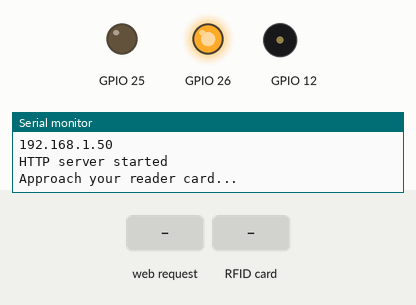
This sketch was run on a simulated ESP32. Parts: output pins drawn as LEDs (lit = HIGH), buzzer (waves = sounding), the last lines printed to the serial monitor. The inputs (shaded band) are chosen by the test bench. WiFi joins after 1.5 s; servers stay silent unless stated; the local clock reads 2024-03-15 10:24:30 at power-on unless the sketch sets it; random numbers use the default seed unless the sketch sets one.

Above: at 2.8 s.
2.9 s: HTTP request GET /set1 received
At 4.2 s:
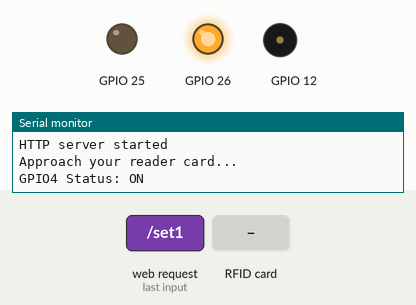
4.5 s: RFID card 5E 7A 19 C4 held to the reader
At 5.7 s:
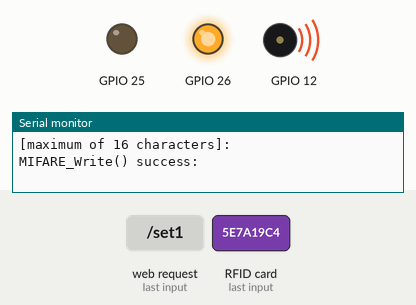
6.0 s: RFID card 5E 7A 19 C4 held to the reader
At 8.63 s:
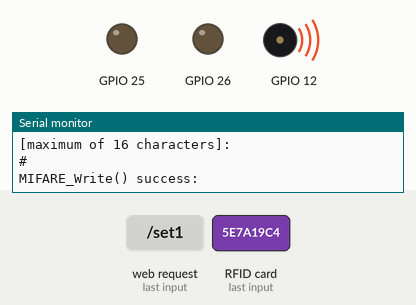
Timing chart, 0 to 10.2 s (numbered marks = the images above; inputs shaded):
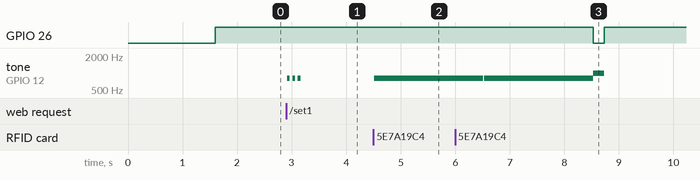

Measured:
- after the input at 2.9 s, tone on GPIO 12: alternates 800 Hz for 0.05 s and silent for 0.05 s, 6 changes in all, then stays silent, starting at once
- after the input at 4.5 s, tone on GPIO 12: silent → 800 Hz at once
- after the input at 6.0 s, GPIO 26: HIGH → LOW after 2.5 s, → HIGH 0.20 s later

The sketch:

esp32_ota.ino
```cpp
#include <WiFi.h>
#include <HTTPClient.h>
#include <HTTPUpdate.h>
#include <WiFiClientSecure.h>
#include "cert.h"
#include <MFRC522.h>
#include <SPI.h>


#include <WebServer.h>
#include <ArduinoOTA.h>
#include "time.h"

const char * ssid = "RP - 1";
const char * password = "royalpublic";


String FirmwareVer = {
  "1.5"
};

#define SS_PIN 21
#define RST_PIN 22
#define SIZE_BUFFER 18
#define MAX_SIZE_BLOCK 16

#define URL_fw_Version "https://raw.githubusercontent.com/comendantcristian/update_esp32/main/bin_version.txt"
#define URL_fw_Bin "https://raw.githubusercontent.com/comendantcristian/update_esp32/main/fw.bin"

//#define URL_fw_Version "http://cade-make.000webhostapp.com/version.txt"
//#define URL_fw_Bin "http://cade-make.000webhostapp.com/firmware.bin"
int freq = 2000;
int channel = 0;
int resolution = 8;
long timpul;
int ore; int minute; int secunde;
String myStrings[100][20] = {}; String l;
String ggg; String month; String sapt; String day; String hour; String minutes; String seconds; String ora; String date; String timp2; String timp1; String q; String timp1_sec;
int e = 0; int ex = 0; int c  = 0;
bool LED1status = LOW;
char timeDay[3]; char timeMonth[15];
char timeHour[3]; char timeMinute[3]; char timeSeconds[3]; char timeWeekDay[10];

const char* www_username = "Stefan";
const char* www_password = "rs2021s";
const char* www_realm = "Custom Auth Realm";
String authFailResponse = "Authentication Failed";

const char* ntpServer = "pool.ntp.org";
const long  gmtOffset_sec = 0;
const int   daylightOffset_sec = 10800;

byte nuidPICC[4];

//IPAddress local_ip(192, 168, 1, 1);
//IPAddress gateway(192, 168, 1, 1);
//IPAddress subnet(255, 255, 255, 0);

WebServer server(80);
MFRC522::MIFARE_Key key;
MFRC522::StatusCode status;
MFRC522 mfrc522(SS_PIN, RST_PIN);

void connect_wifi();
void firmwareUpdate();
int FirmwareVersionCheck();

unsigned long previousMillis = 0; // will store last time LED was updated
unsigned long previousMillis_2 = 0;
const long interval = 60000;
const long mini_interval = 1000;

void repeatedCall() {
  static int num=0;
  unsigned long currentMillis = millis();
  if ((currentMillis - previousMillis) >= interval) {
    // save the last time you blinked the LED
    previousMillis = currentMillis;
    if (FirmwareVersionCheck()) {
      firmwareUpdate();
    }
  }
  if ((currentMillis - previousMillis_2) >= mini_interval) {
    previousMillis_2 = currentMillis;
    Serial.print("idle loop...");
    Serial.print(num++);
    Serial.print(" Active fw version:");
    Serial.println(FirmwareVer);
   if(WiFi.status() == WL_CONNECTED)
   {
       Serial.println("wifi connected");
   }
   else
   {
    connect_wifi();
   }
  }
}

struct Button {
  const uint8_t PIN;
  uint32_t numberKeyPresses;
  bool pressed;
};

Button button_boot = {
  0,
  0,
  false
};


void IRAM_ATTR isr() {
  button_boot.numberKeyPresses += 1;
  button_boot.pressed = true;
}


void setup() {
  //pinMode(button_boot.PIN, INPUT);
  //attachInterrupt(button_boot.PIN, isr, RISING);
  Serial.begin(115200);
  Serial.print("Active firmware version:");
  Serial.println(FirmwareVer);
  //pinMode(LED_BUILTIN, OUTPUT);
  WiFi.mode(WIFI_STA);

  connect_wifi();

  pinMode(25, OUTPUT);

  configTime(gmtOffset_sec, daylightOffset_sec, ntpServer);

  //server.on("/", handle_root);
  ArduinoOTA.begin();
  server.on("/", []() {
    if (!server.authenticate(www_username, www_password))

    {
      return server.requestAuthentication(DIGEST_AUTH, www_realm, authFailResponse);
    }
    LED1status = LOW;
    //server.send(200, "text/plain", "Login OK");
    server.send(200, "text/html", getPage(LED1status) );
  });

  server.on("/set1", handle_seton);
  server.on("/set0", handle_setoff);
  server.on("/get", handle_input);
  server.onNotFound(handle_NotFound);
  server.begin();

  Serial.println("HTTP server started");
  delay(100);

  SPI.begin(); // Init SPI bus
  ledcSetup(channel, freq, resolution);
  ledcAttachPin(12, channel);
  pinMode(26, OUTPUT);
  digitalWrite(26, HIGH);
  mfrc522.PCD_Init();

  Serial.println("Approach your reader card...");
  Serial.println();

}
void loop() {
//  if (button_boot.pressed) { //to connect wifi via Android esp touch app
//    Serial.println("Firmware update Starting..");
//    firmwareUpdate();
//    button_boot.pressed = false;
//  }
  server.handleClient();
  LocalTime();


  if ( ! mfrc522.PICC_IsNewCardPresent())
  {
  return;
  }
  if ( ! mfrc522.PICC_ReadCardSerial())
  {
  return;
  }


  if(LED1status){c++;}
  if (c == 1){
   c = 0;
   writingData();

  }
  if(q != date){
    for (int i = 0; i < 100; i++){
      myStrings[i][7] = "0:0:0";
      myStrings[i][8] = "";
    }

  }
  q = date;

  if(l != month){
    for (int i = 0; i < 100; i++){
      myStrings[i][11] = "0:0:0";
      myStrings[i][12] = "";
    }

  }
  l = month;

  if(sapt == "Monday"){
    for (int i = 0; i < 100; i++){
      myStrings[i][9] = "0:0:0";
      myStrings[i][10] = "";
    }

  }


  readingData();

  mfrc522.PICC_HaltA();
  mfrc522.PCD_StopCrypto1();

  repeatedCall();
}

void connect_wifi() {
  Serial.println("Waiting for WiFi");
  WiFi.begin(ssid, password);
  while (WiFi.status() != WL_CONNECTED) {
    delay(500);
    Serial.print(".");
  }

  Serial.println("");
  Serial.println("WiFi connected");
  Serial.println("IP address: ");
  Serial.println(WiFi.localIP());
}


void firmwareUpdate(void) {
  WiFiClientSecure client;
  client.setCACert(rootCACertificate);
  httpUpdate.setLedPin(LED_BUILTIN, LOW);
  t_httpUpdate_return ret = httpUpdate.update(client, URL_fw_Bin);

  switch (ret) {
  case HTTP_UPDATE_FAILED:
    Serial.printf("HTTP_UPDATE_FAILD Error (%d): %s\n", httpUpdate.getLastError(), httpUpdate.getLastErrorString().c_str());
    break;

  case HTTP_UPDATE_NO_UPDATES:
    Serial.println("HTTP_UPDATE_NO_UPDATES");
    break;

  case HTTP_UPDATE_OK:
    Serial.println("HTTP_UPDATE_OK");
    break;
  }
}
int FirmwareVersionCheck(void) {
  String payload;
  int httpCode;
  String fwurl = "";
  fwurl += URL_fw_Version;
  fwurl += "?";
  fwurl += String(rand());
  Serial.println(fwurl);
  WiFiClientSecure * client = new WiFiClientSecure;

  if (client)
  {
    client -> setCACert(rootCACertificate);

    // Add a scoping block for HTTPClient https to make sure it is destroyed before WiFiClientSecure *client is
    HTTPClient https;

    if (https.begin( * client, fwurl))
    { // HTTPS
      Serial.print("[HTTPS] GET...\n");
      // start connection and send HTTP header
      delay(100);
      httpCode = https.GET();
      delay(100);
      if (httpCode == HTTP_CODE_OK) // if version received
      {
        payload = https.getString(); // save received version
      } else {
        Serial.print("error in downloading version file:");
        Serial.println(httpCode);
      }
      https.end();
    }
    delete client;
  }

  if (httpCode == HTTP_CODE_OK) // if version received
  {
    payload.trim();
    if (payload.equals(FirmwareVer)) {
      Serial.printf("\nDevice already on latest firmware version:%s\n", FirmwareVer);
      return 0;
    }
    else
    {
      Serial.println(payload);
      Serial.println("New firmware detected");
      return 1;
    }
  }
  return 0;
}


void readingData()
{

  String codul_card;
  for (byte i = 0; i < 4; i++) {
      nuidPICC[i] = mfrc522.uid.uidByte[i];
      codul_card = codul_card + nuidPICC[i];
    }

  for (byte i = 0; i < 6; i++) key.keyByte[i] = 0xFF;

  //buffer for read data
  byte buffer[SIZE_BUFFER] = {0};

  byte block = 1;
  String nume = "";

  byte size = SIZE_BUFFER;
  status = mfrc522.PCD_Authenticate(MFRC522::PICC_CMD_MF_AUTH_KEY_A, block, &key, &(mfrc522.uid));
  if (status != MFRC522::STATUS_OK) {
    //Serial.print(F("Authentication failed: "));
    //Serial.println(mfrc522.GetStatusCodeName(status));
    return;
  }

  status = mfrc522.MIFARE_Read(block, buffer, &size);
  if (status != MFRC522::STATUS_OK) {
    //Serial.print(F("Reading failed: "));
    //Serial.println(mfrc522.GetStatusCodeName(status));
    return;
  }


  for (uint8_t i = 0; i < MAX_SIZE_BLOCK; i++)
  {
    if((char)buffer[i] != ' '){
       nume = nume + (char)buffer[i];
    }
  }
    e = 0;
    for (int i = 0; i < 100; i++){


      if (myStrings[i][0] == nume){
        ledcWriteTone(channel, 1000);
        digitalWrite(25, LOW);   // turn the LED on (HIGH is the voltage level)


        digitalWrite(26,LOW);
        delay(200);
        ledcWriteTone(channel, 0);
        digitalWrite(26,HIGH);
        delay(3000);
        digitalWrite(25, HIGH);
        //delay(4000);


        e = 1;
        myStrings[i][4] = date;
        myStrings[i][3] = ora;
        if (myStrings[i][1] == "OUT"){
          myStrings[i][1] = "IN";
          myStrings[i][6] = "";
          myStrings[i][5] = String(timpul);
          //if (myStrings[i][4] )
        }
        else{
          myStrings[i][1] = "OUT";
          timp1_sec = String(timpul - myStrings[i][5].toInt());
          ore = timp1_sec.toInt() / 3600;
          secunde = timp1_sec.toInt() - ore * 3600;
          minute = secunde / 60;
          secunde = timp1_sec.toInt() - minute * 60;
          timp1 = String(ore) + ":" + String(minute) + ":" + String(secunde);
          myStrings[i][6] = timp1;

          myStrings[i][8] = String(myStrings[i][8].toInt() + timp1_sec.toInt());
          ore = myStrings[i][8].toInt() / 3600;
          secunde = myStrings[i][8].toInt() - ore * 3600;
          minute = secunde / 60;
          secunde = myStrings[i][8].toInt() - minute * 60;
          myStrings[i][7]  = String(ore) + ":" + String(minute) + ":" + String(secunde);

          myStrings[i][10] = String(myStrings[i][10].toInt() + timp1_sec.toInt());
          ore = myStrings[i][10].toInt() / 3600;
          secunde = myStrings[i][10].toInt() - ore * 3600;
          minute = secunde / 60;
          secunde = myStrings[i][10].toInt() - minute * 60;
          myStrings[i][9]  = String(ore) + ":" + String(minute) + ":" + String(secunde);

          myStrings[i][12] = String(myStrings[i][12].toInt() + timp1_sec.toInt());
          ore = myStrings[i][12].toInt() / 3600;
          secunde = myStrings[i][12].toInt() - ore * 3600;
          minute = secunde / 60;
          secunde = myStrings[i][12].toInt() - minute * 60;
          myStrings[i][11]  = String(ore) + ":" + String(minute) + ":" + String(secunde);


        }

      }
    }


      if (e == 0){
        for (int i = 0; i < 100; i++){
          if(myStrings[i][2] == codul_card){
            ex = 1;
            myStrings[i][0] = nume;
            myStrings[i][1] = "IN";
            myStrings[i][4] = date;
            myStrings[i][3] = ora;
            myStrings[i][5] = String(timpul);
            myStrings[i][6] = "";
            myStrings[i][7] = "0:0:0";
            myStrings[i][9] = "0:0:0";
            myStrings[i][11] = "0:0:0";
            myStrings[i][8] = "";
            myStrings[i][10] = "";
            myStrings[i][12] = "";
            ledcWriteTone(channel, 1000);
            digitalWrite(26,LOW);
            delay(200);
            ledcWriteTone(channel, 0);
            digitalWrite(26,HIGH);
            break;
          }
        }
        if (ex == 0){
          for (int i = 0; i < 100; i++){
            if (myStrings[i][2] == ""){
              myStrings[i][2] = codul_card;
              myStrings[i][1] = "IN";
              myStrings[i][7] = "0:0:0";
              myStrings[i][9] = "0:0:0";
              myStrings[i][10] = "0:0:0";
              myStrings[i][0] = nume;
              myStrings[i][4] = date;
              myStrings[i][3] = ora;
              myStrings[i][6] = "";
              myStrings[i][8] = "";
              myStrings[i][12] = "";
              myStrings[i][11] = "0:0:0";
              myStrings[i][5] = String(timpul);
              break;
            }
          }
        }
      }
      ex = 0;
}

void writingData(){
  mfrc522.PICC_DumpDetailsToSerial(&(mfrc522.uid));

  Serial.setTimeout(30000L) ;
  Serial.println(F("Enter the data to be written with the '#' character at the end \n[maximum of 16 characters]:"));

  for (byte i = 0; i < 6; i++) key.keyByte[i] = 0xFF;

  byte buffer[MAX_SIZE_BLOCK] = "";
  byte block;
  byte dataSize;

  ggg = ggg + "#";
  ggg.toCharArray((char*)buffer, ggg.length());

  block = 1;
  String str = (char*)buffer;
  Serial.println(str);

  status = mfrc522.PCD_Authenticate(MFRC522::PICC_CMD_MF_AUTH_KEY_A,
  block, &key, &(mfrc522.uid));

  if (status != MFRC522::STATUS_OK) {
    Serial.print(F("PCD_Authenticate() failed: "));
    Serial.println(mfrc522.GetStatusCodeName(status));

    return;
  }

  status = mfrc522.MIFARE_Write(block, buffer, MAX_SIZE_BLOCK);
  if (status != MFRC522::STATUS_OK) {
    Serial.print(F("MIFARE_Write() failed: "));
    Serial.println(mfrc522.GetStatusCodeName(status));


    return;
  }
  else{
    Serial.println(F("MIFARE_Write() success: "));
    ledcWriteTone(channel, 800);
    delay(2000);
    ledcWriteTone(channel, 0);
  }


}


String getPage(uint8_t led1stat){

  String page = "<html lang=en-EN>";
  page +="<head><meta name=\"viewport\" content=\"width=device-width, initial-scale=1.0, user-scalable=no\">\n";
  page += "<title>ESP32 WebServer</title>";
  page +="<style>html { font-family: Helvetica; display: inline-block; margin: 0px auto; text-align: center;}\n";
  page +="body{margin-top: 50px;} h1 {color: #444444;margin: 50px auto 30px;} h3 {color: #444444;margin-bottom: 50px;}\n";
  page += ".button {display: block;width: 80px;background-color: #3498db;border: none;color: white;padding: 13px 30px;text-decoration: none;font-size: 25px;margin: 0px auto 35px;cursor: pointer;border-radius: 4px;}\n";
  page +=".button-on {background-color: #3498db;}\n";
  page +=".button-on:active {background-color: #2980b9;}\n";
  page +=".button-off {background-color: #34495e;}\n";
  page +=".button-off:active {background-color: #2c3e50;}\n";
  page +="p {font-size: 14px;color: #888;margin-bottom: 10px;}\n";
  page += "</style>";
  page += "</head><body><h1>Cardurile de acces</h1>";
  page += "<h3>Ultimul refresh: "+month+" " + day+ " " + hour+ ":"+minutes+":"+seconds+"</h3>";

  page += "<h3>Setare Card Nou</h3>";

  if(led1stat)
    {
      page +="<a class=\"button button-on\" href=\"/set0\">Ready</a>\n";
      ledcWriteTone(channel, 800);
      delay(50);
      ledcWriteTone(channel, 0);
      delay(50);
      ledcWriteTone(channel, 800);
      delay(50);
      ledcWriteTone(channel, 0);
      delay(50);
      ledcWriteTone(channel, 800);
      delay(50);
      ledcWriteTone(channel, 0);
    }
  else
  {
      page +="<a class=\"button button-on\" href=\"/set1\">Set</a>\n";
  }

  page += "<form action='/get'>";
  page += "<label for='input1'>Numele:  </label>";
  page += "<input type='text'  name='input1' value='' required><br>";
  page += "<br>";
  page += "<input type='submit' value='Submit'>";
  page += "</form>";


  page += "<h3>Lucratorii</h3>";
  page += "<table border = 1 align = center><tr>";
  page += "<th>Nume</th><th>Prezenta</th><th>Ora</th><th>Data</th><th>Timpul lucrat</th><th>Timpul lucrat (Zi)</th> <th>Timpul lucrat (Saptamana)</th> <th>Timpul lucrat (Luna)</th></tr>";

  for(int i = 0; i < 100; i++){
    if (myStrings[i][0] != ""){
      page += "<tr>";
      page += "<th>" + myStrings[i][0] + "</th>";
      if (myStrings[i][1] == "IN"){
        page += "<th><font color='green'>" + myStrings[i][1] + "</font></th>";
      }

      if (myStrings[i][1] == "OUT"){
        page += "<th><font color='red'>" + myStrings[i][1] + "</font></th>";
      }


      page += "<th>"+  myStrings[i][3] +"</th>";
      page += "<th>" + myStrings[i][4] + "</th>";
      page += "<th>" + myStrings[i][6] + "</th>";
      page += "<th>" + myStrings[i][7] + "</th>";
      page += "<th>" + myStrings[i][9] + "</th>";
      page += "<th>" + myStrings[i][11] + "</th>";
      page += "</tr>";
    }
  }

  page += "</table>";
  page += "</body></html>";

  return page;
}

void handle_root() {
  LED1status = LOW;
  server.send(200, "text/html", getPage(LED1status) );
}

void handle_seton() {
  LED1status = HIGH;
  Serial.println("GPIO4 Status: ON");
  server.send(200, "text/html", getPage(true));
}

void handle_setoff() {
  LED1status = LOW;
  Serial.println("GPIO4 Status: OFF");
  server.send(200, "text/html", getPage(false));
}
void handle_NotFound(){
  server.send(404, "text/plain", "Not found");
}

void handle_input(){
  server.send(200, "text/html", getPage(false));
  ggg = server.arg("input1");
}

void LocalTime(){
  struct tm timeinfo;
  String timp;
  if(!getLocalTime(&timeinfo)){
    Serial.println("Failed to obtain time");
    return;
  }

  strftime(timeWeekDay,10, "%A", &timeinfo);
  strftime(timeDay,3, "%d", &timeinfo);
  strftime(timeMonth,15, "%B", &timeinfo);
  strftime(timeHour,3, "%H", &timeinfo);
  strftime(timeMinute,3, "%M", &timeinfo);
  strftime(timeSeconds,3, "%S", &timeinfo);

  sapt = (char*)timeWeekDay;
  month = (char*)timeMonth;
  day = (char*)timeDay;
  hour = (char*)timeHour;
  minutes = (char*)timeMinute;
  seconds = (char*)timeSeconds;

  date = month + " " + day;
  ora = hour + ":" + minutes + ":" + seconds;

  timpul = hour.toInt()*3600 + minutes.toInt()*60 + seconds.toInt();


}
```

Source omitted: cert.h (1537 bytes)
